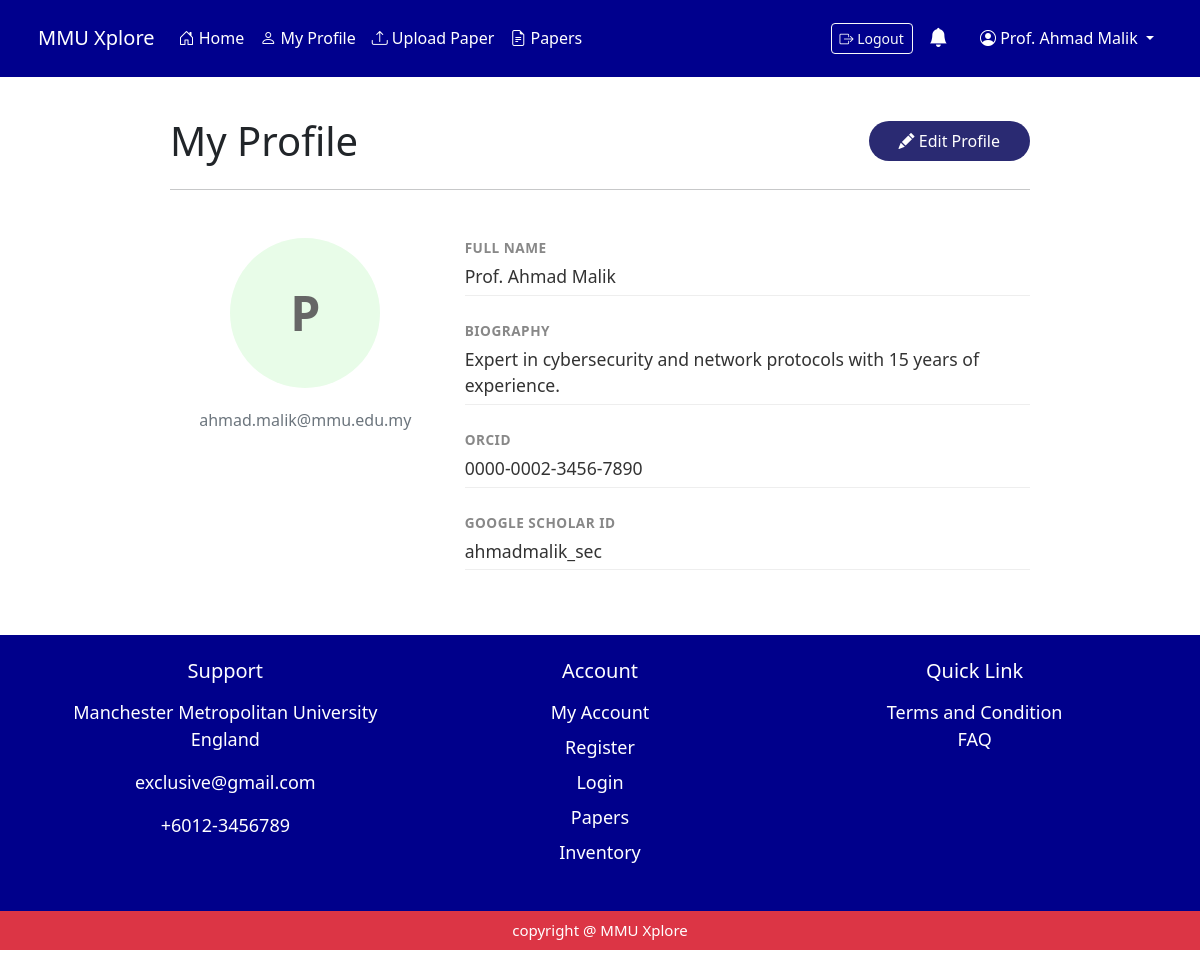
The app's page /researcher/researcher_profile/3/, older data.
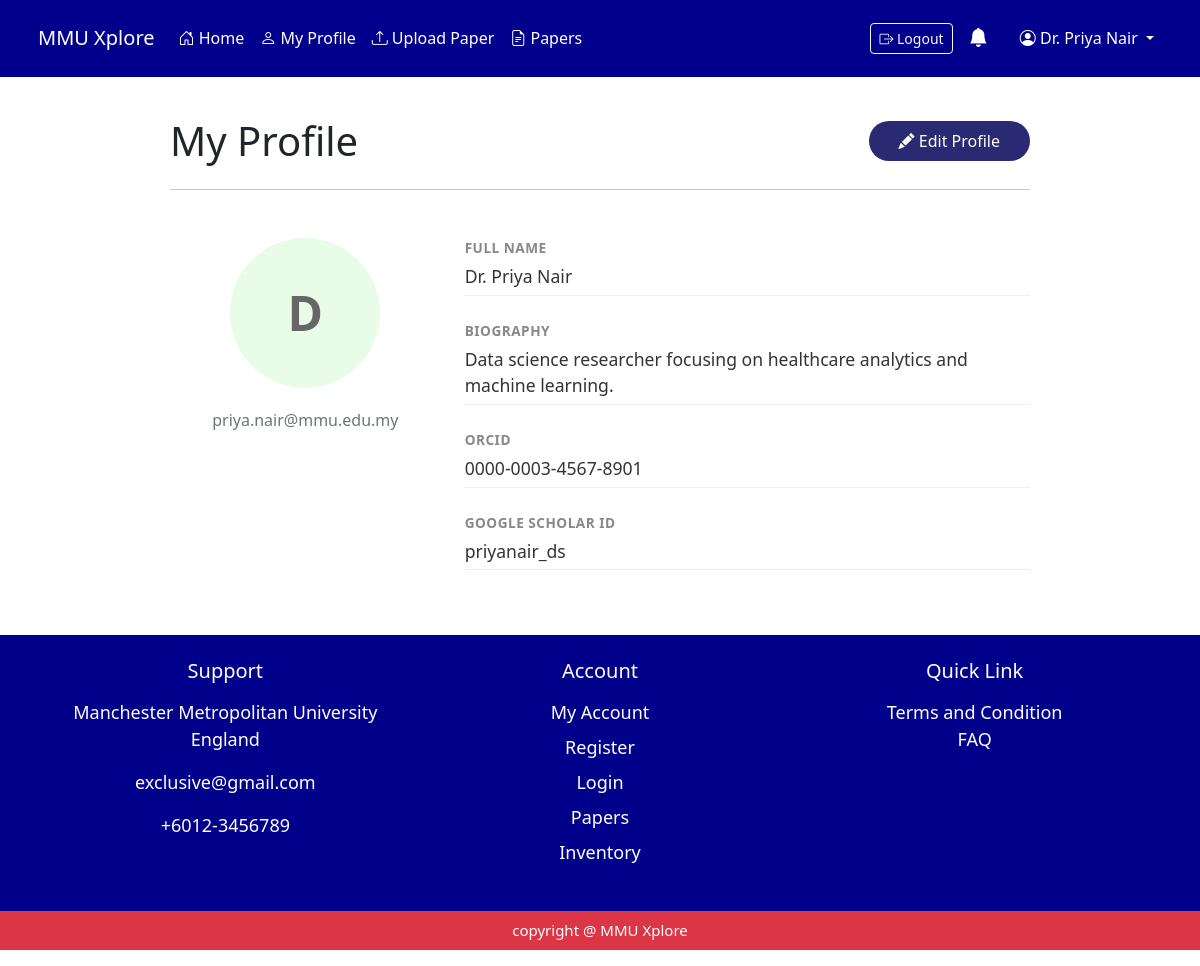
The same page, newer data.
### myapp/models.py (models this page shows, shortened)
class Researcher(models.Model):
     researcher_id = models.AutoField(primary_key=True)
     user_id = models.ForeignKey(User, on_delete=models.CASCADE)
     bio_description = models.TextField(blank=True)
     OCRID = models.CharField(max_length=50, blank=True)
     google_scholar_id = models.CharField(max_length=50, blank=True)
     publications = models.TextField(blank=True)

class User(models.Model):
     user_id = models.AutoField(primary_key=True)
     fullname = models.CharField(max_length=150 , default='unknown' , blank=True)
     university_id = models.CharField(max_length=50, unique=True , default='0000')
     email = models.EmailField(unique=True , default='unknown@example.com')
     password = models.CharField(max_length=250 , default='password')
     role = models.CharField(max_length=50, default='student')
     avatar = models.FileField(upload_to='profile/', blank=True, null=True)
     date_joined = models.DateTimeField(auto_now_add=True )

### myapp/views.py (the view, shortened to what this page needs)
# urls.py: path('researcher/researcher_profile/<int:researcher_id>/', views.researcher_profile, name='researcher_profile'),
def researcher_profile(request, researcher_id):
    researcher = Researcher.objects.get(researcher_id=researcher_id)
    context = {
        'researcher': researcher
    }
    return render(request, 'researcher/researcher_profile.html', context)

### myapp/views.py (called while the page is built)
def notification_context(request):
    user_name = request.session.get('user_name', 'Guest')
    user_id = request.session.get('user_id')
    read_ids = request.session.get('read_notifications', [])
    notifications = [] # This will essentially be "unread_notifications" for the navbar
    if user_id:
        all_notifs = Notification.objects.filter(user_id_id=user_id).order_by('-created_at')
        notifications = [n for n in all_notifs if n.notify_id not in read_ids]
    elif user_name != 'Guest':
         user = User.objects.filter(fullname=user_name).first()
         if user:
             all_notifs = Notification.objects.filter(user_id=user).order_by('-created_at')
             notifications = [n for n in all_notifs if n.notify_id not in read_ids]
    return {'notifications': notifications}

### myapp/templates/researcher/researcher_profile.html (shortened to what this page needs)
{% extends "researcher/base.html" %}
{% block content %}
<div class="profile-container">
    <div class="d-flex justify-content-between align-items-center mb-4">
        <h1 class="m-0">My Profile</h1>
        <button id="editBtn" class="btn-edit" onclick="toggleEditMode(true)">
            <i class="bi bi-pencil-fill"></i> Edit Profile
        </button>
    </div>
    <hr class="mb-5">
    <div class="row">
        <div class="col-md-4 text-center">
            <div class="avatar-circle">
                {{ researcher.user_id.fullname|slice:":1"|upper }}
            </div>
            <p class="text-muted">{{ researcher.user_id.email }}</p>
        </div>
        <div class="col-md-8">
            <form method="POST" action="{% url 'researcher_profile' researcher_id=researcher.researcher_id %}">
                <div id="viewMode">
                    <div class="view-field">
                        <div class="view-label">Full Name</div>
                        <div class="view-value">{{ researcher.user_id.fullname }}</div>
                    </div>
                    <div class="view-field">
                        <div class="view-label">Biography</div>
                        <div class="view-value">
                            {{ researcher.bio_description|default:"No biography added yet."|linebreaksbr }}
                        </div>
                    </div>
                    <div class="view-field">
                        <div class="view-label">ORCID</div>
                        <div class="view-value">{{ researcher.OCRID|default:"-" }}</div>
                    </div>
                    <div class="view-field">
                        <div class="view-label">Google Scholar ID</div>
                        <div class="view-value">
                            {% if researcher.google_scholar_id %}
                            {{ researcher.google_scholar_id }}
                            {% else %}
                            -
                            {% endif %}
                        </div>
                    </div>
                </div>
            </form>
        </div>
    </div>
</div>
{% endblock %}

### myapp/templates/components/researcher_navbar.html (shortened to what this page needs)
<nav class="navbar navbar-expand-lg" style="background-color: rgb(0, 0, 141);">
    <div class="container p-2">
        <a class="navbar-brand text-white" href="{% url 'researcher_home' researcher_id=researcher.researcher_id %}">MMU
            Xplore</a>
        <div class="collapse navbar-collapse" id="researcherNavbar">
            <ul class="navbar-nav me-auto mb-2 mb-lg-0">
                <li class="nav-item">
                    <a class="nav-link text-white"
                        href="{% url 'researcher_home' researcher_id=researcher.researcher_id %}">
                        <i class="bi bi-house-door"></i> Home
                    </a>
                </li>
                <li class="nav-item">
                    <a class="nav-link text-white"
                        href="{% url 'researcher_profile' researcher_id=researcher.researcher_id %}">
                        <i class="bi bi-person"></i> My Profile
                    </a>
                </li>
                <li class="nav-item">
                    <a class="nav-link text-white"
                        href="{% url 'researcher_upload_page' researcher_id=researcher.researcher_id %}">
                        <i class="bi bi-upload"></i> Upload Paper
                    </a>
                </li>
                <li class="nav-item">
                    <a class="nav-link text-white" href="{% url 'researchpaper' %}">
                        <i class="bi bi-file-earmark-text"></i> Papers
                    </a>
                </li>
            </ul>
            <ul class="navbar-nav align-items-center">
                <li class="nav-item me-2">
                    <a class="btn btn-outline-light btn-sm" href="{% url 'logout' %}">
                        <i class="bi bi-box-arrow-right"></i> Logout
                    </a>
                </li>
                <li class="nav-item me-3">
                    <a class="nav-link text-white position-relative" href="#" data-bs-toggle="offcanvas"
                        data-bs-target="#notificationOffcanvas" aria-controls="notificationOffcanvas">
                        <i class="bi bi-bell-fill" style="font-size: 1.2rem;"></i>
                    </a>
                </li>
                <li class="nav-item dropdown">
                    <a class="nav-link dropdown-toggle text-white" href="#" role="button" data-bs-toggle="dropdown">
                        <i class="bi bi-person-circle"></i> {{ researcher.user_id.fullname }}
                    </a>
                </li>
            </ul>
        </div>
    </div>
</nav>

Row changes from the older to the newer data that the page shows:
changed Researcher: user_id.fullname "Prof. Ahmad Malik" → "Dr. Priya Nair"; user_id.fullname "P" → "D"; user_id.email "ahmad.malik@mmu.edu.my" → "priya.nair@mmu.edu.my"; bio_description "Expert in cybersecurity and network protocols with 15 years of experience." → "Data science researcher focusing on healthcare analytics and machine learning."; OCRID "0000-0002-3456-7890" → "0000-0003-4567-8901"; google_scholar_id "ahmadmalik_sec" → "priyanair_ds"
